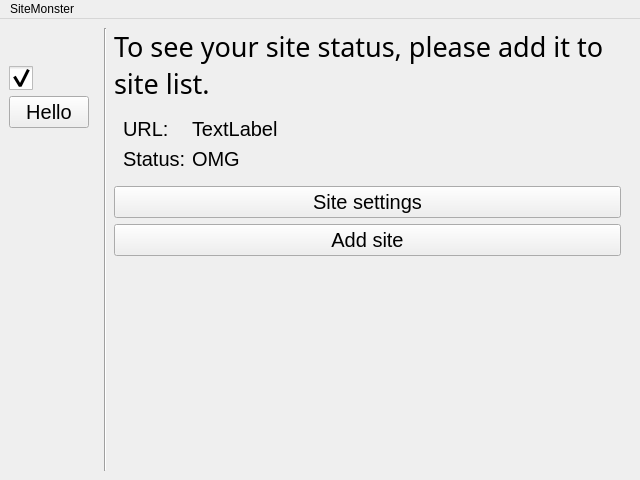
<?xml version="1.0" encoding="UTF-8"?>
<ui version="4.0">
 <class>MainWindow</class>
 <widget class="QMainWindow" name="MainWindow">
  <property name="geometry">
   <rect>
    <x>0</x>
    <y>0</y>
    <width>640</width>
    <height>480</height>
   </rect>
  </property>
  <property name="minimumSize">
   <size>
    <width>640</width>
    <height>480</height>
   </size>
  </property>
  <property name="maximumSize">
   <size>
    <width>1920</width>
    <height>1080</height>
   </size>
  </property>
  <property name="windowTitle">
   <string>MainWindow</string>
  </property>
  <widget class="QWidget" name="centralwidget">
   <layout class="QHBoxLayout" name="horizontalLayout">
    <item>
     <widget class="QWidget" name="menu_vert_" native="true">
      <property name="sizePolicy">
       <sizepolicy hsizetype="Maximum" vsizetype="Minimum">
        <horstretch>0</horstretch>
        <verstretch>0</verstretch>
       </sizepolicy>
      </property>
      <property name="maximumSize">
       <size>
        <width>16777215</width>
        <height>16777215</height>
       </size>
      </property>
      <layout class="QVBoxLayout" name="menu_vert_2">
       <property name="spacing">
        <number>6</number>
       </property>
       <property name="leftMargin">
        <number>0</number>
       </property>
       <property name="topMargin">
        <number>0</number>
       </property>
       <property name="rightMargin">
        <number>0</number>
       </property>
       <item>
        <widget class="QPushButton" name="menu_btn">
         <property name="sizePolicy">
          <sizepolicy hsizetype="Minimum" vsizetype="MinimumExpanding">
           <horstretch>0</horstretch>
           <verstretch>0</verstretch>
          </sizepolicy>
         </property>
         <property name="minimumSize">
          <size>
           <width>24</width>
           <height>24</height>
          </size>
         </property>
         <property name="maximumSize">
          <size>
           <width>32</width>
           <height>32</height>
          </size>
         </property>
         <property name="sizeIncrement">
          <size>
           <width>1</width>
           <height>1</height>
          </size>
         </property>
         <property name="baseSize">
          <size>
           <width>24</width>
           <height>24</height>
          </size>
         </property>
         <property name="cursor">
          <cursorShape>PointingHandCursor</cursorShape>
         </property>
         <property name="toolTip">
          <string>Menu</string>
         </property>
         <property name="toolTipDuration">
          <number>1</number>
         </property>
         <property name="styleSheet">
          <string notr="true">QPushButton{
	width: 24px;
	height: 24px;
}
QPushButton[state=&quot;false&quot;]{
	border-image: url(C:/Users/MrGra/Documents/Git/SiteMonster/media/menu.png) 24px;
}
QPushButton[state=&quot;true&quot;]{
	border-image: url(C:/Users/MrGra/Documents/Git/SiteMonster/media/back.png) 24px;
}</string>
         </property>
         <property name="text">
          <string/>
         </property>
         <property name="iconSize">
          <size>
           <width>24</width>
           <height>24</height>
          </size>
         </property>
         <property name="checkable">
          <bool>false</bool>
         </property>
         <property name="default">
          <bool>false</bool>
         </property>
         <property name="flat">
          <bool>true</bool>
         </property>
         <property name="state" stdset="0">
          <bool>false</bool>
         </property>
        </widget>
       </item>
       <item>
        <widget class="QCheckBox" name="fav_only_checkbox">
         <property name="styleSheet">
          <string notr="true">QCheckBox::indicator {
	height: 24px;
	width: 24px;
}
QCheckBox::indicator:unchecked{
	image: url(C:/Users/MrGra/Documents/Git/SiteMonster/media/checkbox-off.png);
}
QCheckBox::indicator:unchecked:hover{
	image: url(C:/Users/MrGra/Documents/Git/SiteMonster/media/checkbox-off-hover.png);
}
QCheckBox::indicator:unchecked:pressed{
	image: url(C:/Users/MrGra/Documents/Git/SiteMonster/media/checkbox-off-pressed.png);
}
QCheckBox::indicator:checked{
	image: url(C:/Users/MrGra/Documents/Git/SiteMonster/media/checkbox-on.png);
}
QCheckBox::indicator:checked:hover{
	image: url(C:/Users/MrGra/Documents/Git/SiteMonster/media/checkbox-on-hover.png);
}
QCheckBox::indicator:checked:pressed{
	image: url(C:/Users/MrGra/Documents/Git/SiteMonster/media/checkbox-on-pressed.png);
}

</string>
         </property>
         <property name="text">
          <string/>
         </property>
         <property name="icon">
          <iconset>
           <normaloff>../../media/filter.png</normaloff>../../media/filter.png</iconset>
         </property>
         <property name="iconSize">
          <size>
           <width>24</width>
           <height>24</height>
          </size>
         </property>
         <property name="checked">
          <bool>true</bool>
         </property>
        </widget>
       </item>
       <item>
        <widget class="QWidget" name="fav_container_" native="true">
         <property name="sizePolicy">
          <sizepolicy hsizetype="Minimum" vsizetype="Maximum">
           <horstretch>0</horstretch>
           <verstretch>0</verstretch>
          </sizepolicy>
         </property>
         <property name="font">
          <font>
           <family>Segoe UI</family>
           <pointsize>15</pointsize>
           <weight>50</weight>
           <bold>false</bold>
           <kerning>true</kerning>
          </font>
         </property>
         <layout class="QVBoxLayout" name="fav_container">
          <property name="spacing">
           <number>15</number>
          </property>
          <property name="leftMargin">
           <number>0</number>
          </property>
          <property name="topMargin">
           <number>0</number>
          </property>
          <property name="rightMargin">
           <number>0</number>
          </property>
          <property name="bottomMargin">
           <number>0</number>
          </property>
          <item>
           <widget class="QPushButton" name="fav_btn_example">
            <property name="sizePolicy">
             <sizepolicy hsizetype="Minimum" vsizetype="Maximum">
              <horstretch>0</horstretch>
              <verstretch>0</verstretch>
             </sizepolicy>
            </property>
            <property name="minimumSize">
             <size>
              <width>24</width>
              <height>24</height>
             </size>
            </property>
            <property name="maximumSize">
             <size>
              <width>256</width>
              <height>32</height>
             </size>
            </property>
            <property name="sizeIncrement">
             <size>
              <width>0</width>
              <height>0</height>
             </size>
            </property>
            <property name="baseSize">
             <size>
              <width>32</width>
              <height>32</height>
             </size>
            </property>
            <property name="text">
             <string>Hello</string>
            </property>
            <property name="icon">
             <iconset>
              <normaloff>../../media/logo.ico</normaloff>../../media/logo.ico</iconset>
            </property>
            <property name="iconSize">
             <size>
              <width>24</width>
              <height>24</height>
             </size>
            </property>
           </widget>
          </item>
         </layout>
        </widget>
       </item>
       <item>
        <spacer name="verticalSpacer_2">
         <property name="orientation">
          <enum>Qt::Vertical</enum>
         </property>
         <property name="sizeHint" stdset="0">
          <size>
           <width>20</width>
           <height>40</height>
          </size>
         </property>
        </spacer>
       </item>
       <item>
        <widget class="QPushButton" name="plus_site">
         <property name="minimumSize">
          <size>
           <width>24</width>
           <height>24</height>
          </size>
         </property>
         <property name="maximumSize">
          <size>
           <width>32</width>
           <height>32</height>
          </size>
         </property>
         <property name="toolTip">
          <string>add one more site</string>
         </property>
         <property name="toolTipDuration">
          <number>3500</number>
         </property>
         <property name="text">
          <string/>
         </property>
         <property name="icon">
          <iconset>
           <normaloff>../../media/plus.png</normaloff>../../media/plus.png</iconset>
         </property>
         <property name="iconSize">
          <size>
           <width>24</width>
           <height>24</height>
          </size>
         </property>
         <property name="flat">
          <bool>true</bool>
         </property>
        </widget>
       </item>
       <item>
        <widget class="QPushButton" name="settings_btn">
         <property name="sizePolicy">
          <sizepolicy hsizetype="Minimum" vsizetype="Minimum">
           <horstretch>0</horstretch>
           <verstretch>0</verstretch>
          </sizepolicy>
         </property>
         <property name="minimumSize">
          <size>
           <width>24</width>
           <height>24</height>
          </size>
         </property>
         <property name="maximumSize">
          <size>
           <width>32</width>
           <height>32</height>
          </size>
         </property>
         <property name="cursor">
          <cursorShape>ArrowCursor</cursorShape>
         </property>
         <property name="tabletTracking">
          <bool>false</bool>
         </property>
         <property name="focusPolicy">
          <enum>Qt::StrongFocus</enum>
         </property>
         <property name="contextMenuPolicy">
          <enum>Qt::DefaultContextMenu</enum>
         </property>
         <property name="acceptDrops">
          <bool>false</bool>
         </property>
         <property name="toolTip">
          <string>Settings</string>
         </property>
         <property name="toolTipDuration">
          <number>1</number>
         </property>
         <property name="text">
          <string/>
         </property>
         <property name="icon">
          <iconset>
           <normaloff>../../media/settings.png</normaloff>../../media/settings.png</iconset>
         </property>
         <property name="iconSize">
          <size>
           <width>24</width>
           <height>24</height>
          </size>
         </property>
         <property name="flat">
          <bool>true</bool>
         </property>
        </widget>
       </item>
      </layout>
     </widget>
    </item>
    <item>
     <widget class="QWidget" name="container_" native="true">
      <property name="sizePolicy">
       <sizepolicy hsizetype="Minimum" vsizetype="Minimum">
        <horstretch>0</horstretch>
        <verstretch>0</verstretch>
       </sizepolicy>
      </property>
      <property name="accessibleName">
       <string/>
      </property>
      <layout class="QHBoxLayout" name="container_2">
       <property name="topMargin">
        <number>0</number>
       </property>
       <property name="bottomMargin">
        <number>0</number>
       </property>
       <item>
        <widget class="Line" name="line">
         <property name="orientation">
          <enum>Qt::Vertical</enum>
         </property>
        </widget>
       </item>
       <item>
        <widget class="QWidget" name="content_" native="true">
         <property name="sizePolicy">
          <sizepolicy hsizetype="Minimum" vsizetype="Preferred">
           <horstretch>0</horstretch>
           <verstretch>0</verstretch>
          </sizepolicy>
         </property>
         <layout class="QVBoxLayout" name="content">
          <property name="leftMargin">
           <number>1</number>
          </property>
          <property name="topMargin">
           <number>0</number>
          </property>
          <property name="rightMargin">
           <number>1</number>
          </property>
          <property name="bottomMargin">
           <number>0</number>
          </property>
          <item>
           <widget class="QLabel" name="message_label">
            <property name="font">
             <font>
              <family>Segoe UI Semilight</family>
              <pointsize>20</pointsize>
             </font>
            </property>
            <property name="text">
             <string>To see your site status, please add it to site list.</string>
            </property>
            <property name="wordWrap">
             <bool>true</bool>
            </property>
           </widget>
          </item>
          <item>
           <widget class="QWidget" name="description_" native="true">
            <property name="enabled">
             <bool>true</bool>
            </property>
            <property name="font">
             <font>
              <family>Segoe UI</family>
              <pointsize>15</pointsize>
             </font>
            </property>
            <layout class="QFormLayout" name="formLayout">
             <item row="0" column="0">
              <widget class="QLabel" name="url_label">
               <property name="font">
                <font>
                 <pointsize>15</pointsize>
                </font>
               </property>
               <property name="text">
                <string>URL:</string>
               </property>
              </widget>
             </item>
             <item row="0" column="1">
              <widget class="QLabel" name="url">
               <property name="font">
                <font>
                 <pointsize>15</pointsize>
                </font>
               </property>
               <property name="text">
                <string>TextLabel</string>
               </property>
              </widget>
             </item>
             <item row="1" column="0">
              <widget class="QLabel" name="status_label">
               <property name="text">
                <string>Status:</string>
               </property>
              </widget>
             </item>
             <item row="1" column="1">
              <widget class="QLabel" name="status">
               <property name="styleSheet">
                <string notr="true">color: &quot;red&quot;</string>
               </property>
               <property name="text">
                <string>OMG</string>
               </property>
              </widget>
             </item>
            </layout>
           </widget>
          </item>
          <item>
           <widget class="QPushButton" name="site_settings">
            <property name="font">
             <font>
              <family>Segoe UI</family>
              <pointsize>15</pointsize>
             </font>
            </property>
            <property name="text">
             <string>Site settings</string>
            </property>
            <property name="icon">
             <iconset>
              <normaloff>../../media/settings.png</normaloff>../../media/settings.png</iconset>
            </property>
            <property name="iconSize">
             <size>
              <width>24</width>
              <height>24</height>
             </size>
            </property>
           </widget>
          </item>
          <item>
           <widget class="QPushButton" name="add_site_btn">
            <property name="enabled">
             <bool>true</bool>
            </property>
            <property name="sizePolicy">
             <sizepolicy hsizetype="Minimum" vsizetype="Maximum">
              <horstretch>0</horstretch>
              <verstretch>0</verstretch>
             </sizepolicy>
            </property>
            <property name="minimumSize">
             <size>
              <width>0</width>
              <height>32</height>
             </size>
            </property>
            <property name="maximumSize">
             <size>
              <width>16777214</width>
              <height>16777214</height>
             </size>
            </property>
            <property name="sizeIncrement">
             <size>
              <width>0</width>
              <height>0</height>
             </size>
            </property>
            <property name="font">
             <font>
              <family>Segoe UI</family>
              <pointsize>15</pointsize>
             </font>
            </property>
            <property name="text">
             <string>Add site</string>
            </property>
           </widget>
          </item>
          <item>
           <spacer name="verticalSpacer">
            <property name="orientation">
             <enum>Qt::Vertical</enum>
            </property>
            <property name="sizeHint" stdset="0">
             <size>
              <width>20</width>
              <height>40</height>
             </size>
            </property>
           </spacer>
          </item>
          <item>
           <spacer name="horizontalSpacer">
            <property name="orientation">
             <enum>Qt::Horizontal</enum>
            </property>
            <property name="sizeHint" stdset="0">
             <size>
              <width>40</width>
              <height>5</height>
             </size>
            </property>
           </spacer>
          </item>
          <item>
           <widget class="QPushButton" name="delete_site">
            <property name="sizePolicy">
             <sizepolicy hsizetype="Expanding" vsizetype="MinimumExpanding">
              <horstretch>0</horstretch>
              <verstretch>0</verstretch>
             </sizepolicy>
            </property>
            <property name="minimumSize">
             <size>
              <width>24</width>
              <height>24</height>
             </size>
            </property>
            <property name="maximumSize">
             <size>
              <width>32</width>
              <height>32</height>
             </size>
            </property>
            <property name="layoutDirection">
             <enum>Qt::RightToLeft</enum>
            </property>
            <property name="text">
             <string/>
            </property>
            <property name="icon">
             <iconset>
              <normaloff>../../media/trash.png</normaloff>../../media/trash.png</iconset>
            </property>
            <property name="iconSize">
             <size>
              <width>24</width>
              <height>24</height>
             </size>
            </property>
            <property name="flat">
             <bool>true</bool>
            </property>
           </widget>
          </item>
         </layout>
        </widget>
       </item>
      </layout>
     </widget>
    </item>
   </layout>
  </widget>
  <widget class="QMenuBar" name="menubar">
   <property name="geometry">
    <rect>
     <x>0</x>
     <y>0</y>
     <width>640</width>
     <height>21</height>
    </rect>
   </property>
   <widget class="QMenu" name="menuabout">
    <property name="title">
     <string>SiteMonster</string>
    </property>
    <addaction name="actionAbout"/>
   </widget>
   <addaction name="menuabout"/>
  </widget>
  <action name="actionAbout">
   <property name="text">
    <string>About</string>
   </property>
  </action>
 </widget>
 <resources/>
 <connections/>
</ui>
